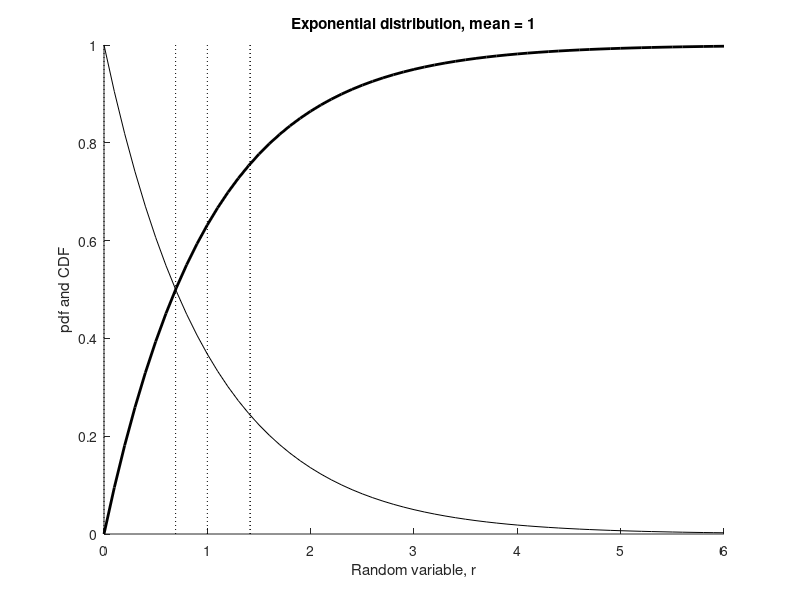

This figure's MATLAB source:

clear, clc, close all

%=======================================================================
xaxis= 0:0.1:6;
Delta = 1;
%=======================================================================

pdf = (1/Delta).*exp(-xaxis./Delta);
CDF = 1-exp(-xaxis./Delta);

modalvalue = 0
standarddeviation = sqrt(2)*Delta
meanvalue = Delta
RMSvalue = sqrt(2)*Delta
medianvalue = Delta*log(2)

figure,hold on
plot(xaxis,pdf,'k',xaxis,CDF,'k','LineWidth',2)
plot([modalvalue modalvalue],[0 1],'k:')
plot([standarddeviation standarddeviation],[0 1],'k:')
plot([RMSvalue RMSvalue],[0 1],'k:')
plot([medianvalue medianvalue],[0 1],'k:')
plot([meanvalue meanvalue],[0 1],'k:')

xlabel('Random variable, r')
ylabel('pdf and CDF')
title('Exponential distribution, mean = 1')

% %=======================================================================
% rms = 1;
% %=======================================================================
% pdf=Rayleighpdfrms(rms,xaxis);
% CDF=RayleighCDFrms(rms,xaxis);
% 
% 
% RMSvalue = 1.0
% 
% modalvalue = RMSvalue/sqrt(2);
% medianvalue = RMSvalue*sqrt(log(2));
% meanvalue = RMSvalue*sqrt(pi)/2;
% standarddeviation = RMSvalue*sqrt(1-pi/4);
% 
% figure,hold on
% plot(xaxis,pdf,'k',xaxis,CDF,'k','LineWidth',2)
% plot([modalvalue modalvalue],[0 1],'k:')
% plot([standarddeviation standarddeviation],[0 1],'k:')
% plot([RMSvalue RMSvalue],[0 1],'k:')
% plot([medianvalue medianvalue],[0 1],'k:')
% plot([meanvalue meanvalue],[0 1],'k:')
% 
% xlabel('Random variable, r')
% ylabel('pdf and CDF')
% title('Rayleigh distribution, rms = 1')
% 
% 
